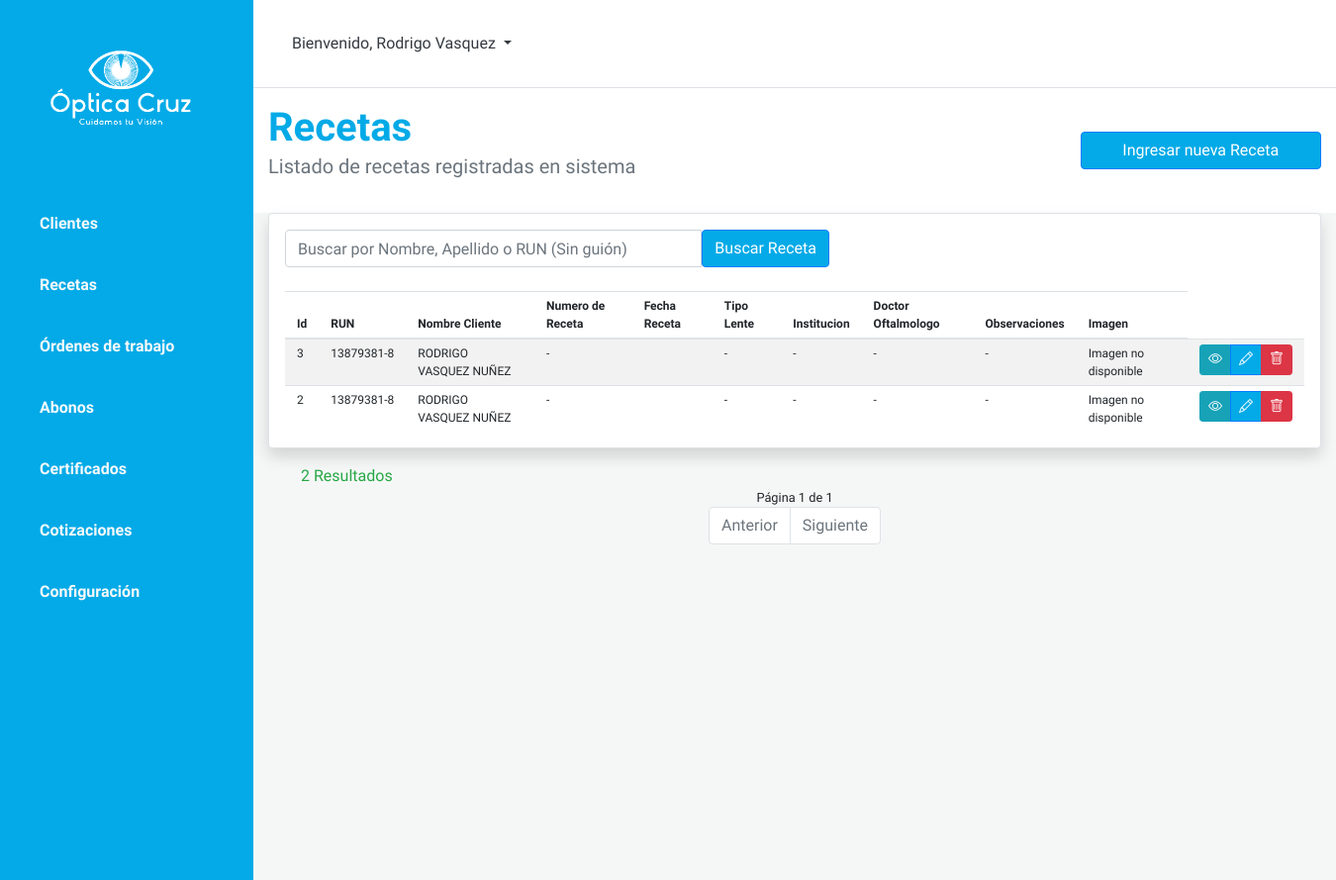
Page /receta_list on the earlier database version.
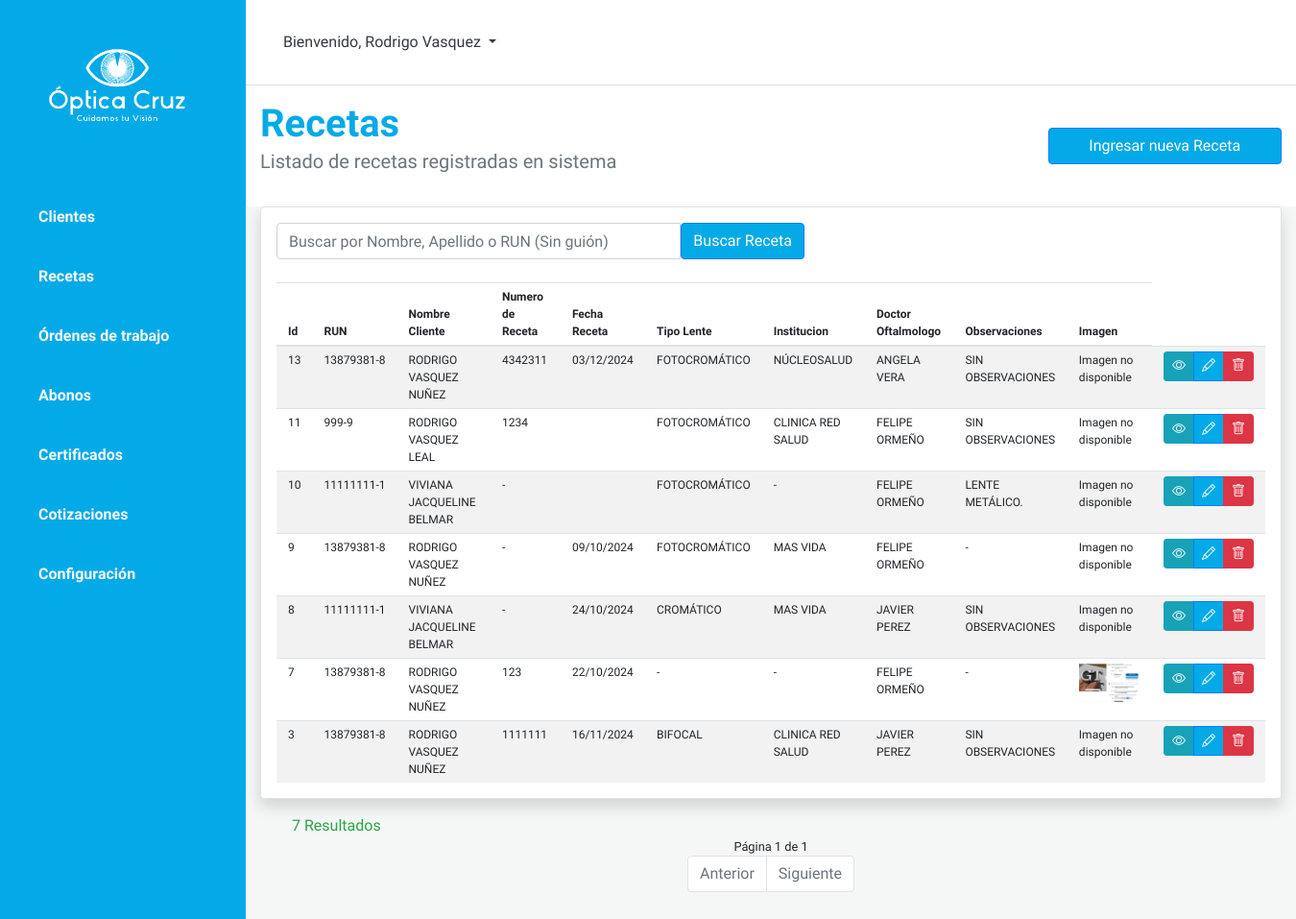
Same page on the later database version.
### optica/models.py (models this page shows, shortened)
class Receta(models.Model):
    idReceta = models.BigAutoField(primary_key=True, verbose_name="ID receta")
    rutCliente = models.ForeignKey(Cliente, on_delete=models.CASCADE, verbose_name="RUN Cliente")
    rutAdministrador = models.ForeignKey(Administrador, on_delete=models.CASCADE, null=True, blank=True, verbose_name="RUN Administrador")
    rutTecnico = models.ForeignKey(Tecnico, on_delete=models.CASCADE, null=True, blank=True, verbose_name="RUN Técnico")
    rutAtendedor = models.ForeignKey(Atendedor, on_delete=models.CASCADE, null=True, blank=True, verbose_name="RUN Atendedor")
    dvRutCliente = models.CharField(max_length=1, null=True, blank=True, verbose_name="Dígito")
    nombreCliente = models.CharField(max_length=20, null=True, blank=True, verbose_name="Nombre")
    apPaternoCliente = models.CharField(max_length=20, null=True, blank=True, verbose_name="Apellido Paterno")
    apMaternoCliente = models.CharField(max_length=20, null=True, blank=True, verbose_name="Apellido Materno")
    celularCliente = models.IntegerField(null=True, blank=True, verbose_name="Celular")
    telefonoCliente = models.IntegerField(null=True, blank=True, verbose_name="Teléfono")
    numeroReceta = models.IntegerField(null=True, blank=True, verbose_name="Número de Receta")
    fechaReceta = models.DateField(null=True, blank=True, verbose_name="Fecha Receta")
    creacionReceta = models.DateTimeField(auto_now_add=True, verbose_name="Creado el día")
    imagenReceta = models.ImageField(upload_to='imagenes/', null=True, blank=True, verbose_name="Imagen")
    lejosOdEsfera = models.CharField(max_length=10, null=True, blank=True, verbose_name="Esfera")
    lejosOdCilindro = models.CharField(max_length=10, null=True, blank=True, verbose_name="Cilindro")
    lejosOdEje = models.CharField(max_length=10, null=True, blank=True, verbose_name="Eje")
    lejosOiEsfera = models.CharField(max_length=10, null=True, blank=True, verbose_name="Esfera")
    lejosOiCilindro = models.CharField(max_length=10, null=True, blank=True, verbose_name="Cilindro")
    lejosOiEje = models.CharField(max_length=10, null=True, blank=True, verbose_name="Eje")
    dpLejos = models.CharField(max_length=10, null=True, blank=True, verbose_name="Distancia Pupilar")
    cercaOdEsfera = models.CharField(max_length=10, null=True, blank=True, verbose_name="Esfera")
    cercaOdCilindro = models.CharField(max_length=10, null=True, blank=True, verbose_name="Cilindro")
    cercaOdEje = models.CharField(max_length=10, null=True, blank=True, verbose_name="Eje")
    cercaOiEsfera = models.CharField(max_length=10, null=True, blank=True, verbose_name="Esfera")
    cercaOiCilindro = models.CharField(max_length=10, null=True, blank=True, verbose_name="Cilindro")
    cercaOiEje = models.CharField(max_length=10, null=True, blank=True, verbose_name="Eje")
    dpCerca = models.CharField(max_length=10, null=True, blank=True, verbose_name="Distancia Pupilar")
    tipoLente = models.CharField(max_length=20, null=True, blank=True, verbose_name="Tipo de Lente")
    institucion = models.CharField(max_length=20, null=True, blank=True, verbose_name="Institucion")
    doctorOftalmologo = models.CharField(max_length=40, null=True, blank=True, verbose_name="Médico Oftalmología")
    observacionReceta = models.CharField(max_length=300, null=True, blank=True, verbose_name="Observaciones")

class Cliente(models.Model):
    rutCliente = models.IntegerField(primary_key=True, verbose_name="RUN Cliente")
    dvRutCliente = models.CharField(max_length=1, verbose_name="Digito")
    nombreCliente = models.CharField(max_length=20, verbose_name="Nombre")
    apPaternoCliente = models.CharField(max_length=20, verbose_name="Apellido Paterno")
    apMaternoCliente = models.CharField(max_length=20, null=True, blank=True, verbose_name="Apellido Materno")
    celularCliente = models.IntegerField(null=True, blank=True, verbose_name="Celular")
    telefonoCliente = models.IntegerField(null=True, blank=True, verbose_name="Teléfono")
    emailCliente = models.EmailField(max_length=50, null=True, blank=True, verbose_name="Correo Electrónico")
    direccionCliente = models.CharField(max_length=100, null=True, blank=True, verbose_name="Dirección")
    creacionCliente = models.DateTimeField(auto_now_add=True, verbose_name="Creado el día")
    def __str__(self):
        return f"{self.rutCliente}"

### optica/views.py (the view)
# urls.py: path('receta_list', views.ListarRecetaView.as_view(), name='receta_list'),
class ListarRecetaView(generic.ListView):
    model = Receta
    paginate_by = 8
    ordering = ['-creacionReceta']
    def get_queryset(self) -> QuerySet[Any]:
        q = self.request.GET.get('q')
        if q:
            return Receta.objects.filter(
                Q(rutCliente__nombreCliente__icontains=q) |
                Q(rutCliente__apPaternoCliente__icontains=q) |
                Q(rutCliente__rutCliente__icontains=q)
            )
        return super().get_queryset()

### optica/templates/optica/receta_list.html (shortened to what this page needs)
{% extends 'optica/base.html' %}
{% load static %}
{% block content%}
<div id="content" class="bg-grey w-100">
    <section class="bg-light py-3">
        <div class="container">
            <div class="row">
                <div class="col-lg-9 col-md-8">
                    <h1 class="font-weight-bold mb-0">Recetas</h1>
                    <p class="lead text-muted">Listado de recetas registradas en sistema</p>
                </div>
                <div class="col-lg-3 col-md-4 d-flex">
                    <a href="{% url 'receta_new' %}" class="btn btn-primary w-100 align-self-center">
                        Ingresar nueva Receta</a>
                </div>
            </div>
        </div>
    </section>
    <div class="mt-0">
        <div class="container-fluid w-100">
            <div class="card border border-1 shadow rounded p-3 ">
                <form action="" style="max-width: 550px;">
                    <div class="input-group">
                        <input type="text" class="form-control"
                            placeholder="Buscar por Nombre, Apellido o RUN (Sin guión)" name="q"
                            value="{{ request.GET.q }}">
                        <button class="btn btn-primary">
                            Buscar Receta
                        </button>
                    </div>
                </form>
                <br>
                <table class="table table-condensed table-striped mb-0">
                    <thead>
                        <tr>
                            <th scope="col">Id</th>
                            <th scope="col">RUN</th>
                            <th scope="col">Nombre Cliente</th>
                            <th scope="col">Numero de Receta</th>
                            <th scope="col">Fecha Receta</th>
                            <th scope="col">Tipo Lente</th>
                            <th scope="col">Institucion</th>
                            <th scope="col">Doctor Oftalmologo</th>
                            <th scope="col">Observaciones</th>
                            <th scope="col">Imagen</th>
                        </tr>
                    </thead>
                    <tbody>
                        {% for receta in object_list %}
                        <tr>
                            <td>{{ receta.idReceta |default:'-' }}</td>
                            <td>{{ receta.rutCliente }}-{{ receta.dvRutCliente }}</td>
                            <td class="text-uppercase">{{ receta.nombreCliente }} {{ receta.apPaternoCliente }}
                                {{ receta.apMaternoCliente |default:'' }}</td>
                            <td>{{ receta.numeroReceta |default:'-' }}</td>
                            <td>{{ receta.fechaReceta |date:'d/m/Y' }}</td>
                            <td class="text-uppercase">{{ receta.tipoLente |default:'-' }}</td>
                            <td class="text-uppercase">{{ receta.institucion |default:'-' }}</td>
                            <td class="text-uppercase">{{ receta.doctorOftalmologo |default:'-' }}</td>
                            <td class="text-uppercase">{{ receta.observacionReceta |default:'-' }}</td>
                            <td>
                                {% if receta.imagenReceta %}
                                <img src="{{ receta.imagenReceta.url }}" height="40" data-bs-toggle="modal"
                                    data-bs-target="#imagenModal-{{ receta.idReceta }}" style="cursor: pointer;" />
                                {% else %}
                                <span>Imagen no disponible</span>
                                {% endif %}
                            </td>
                            <td>
                                <div class="btn-group btn-group-sm">
                                    <button type="button" class="btn btn-info" data-bs-toggle="modal"
                                        data-bs-target="#recetaModal{{ receta.idReceta }}">
                                        <i class="bi bi-eye"></i>
                                    </button>
                                    <a href="{% url 'receta_edit' receta.pk %}" class="btn btn-primary">
                                        <i class="bi bi-pencil"></i>
                                    </a>
                                    <button type="button" class="btn btn-danger" data-bs-toggle="modal"
                                        data-bs-target="#eliminarRecetaModal{{ receta.idReceta }}">
                                        <i class="bi bi-trash"></i>
                                    </button>
                                </div>
                            </td>
                        </tr>
                        {% endfor %}
                    </tbody>
                </table>
            </div>
        </div>
        <div class="text-success text-left mt-3 ml-5">
            {{ page_obj.paginator.count }} Resultado{{ page_obj.paginator.count|pluralize }}
        </div>
        <div class="d-flex justify-content-center">
            <small class="d-none d-sm-inline-block text-body">
                Página {{ page_obj.number }} de {{ page_obj.paginator.num_pages }}
            </small>
        </div>
        <section>
            <nav aria-label="Page navigation">
                <ul class="pagination justify-content-center">
                    {% if page_obj.has_previous %}
                    <li class="page-item">
                        <a class="page-link" href="{% url 'receta_list' %}?page={{ page_obj.previous_page_number }}"
                            aria-label="Anterior">
                            <span aria-hidden="true">
                                Anterior </span>
                        </a>
                    </li>
                    {% else %}
                    <li class="page-item disabled">
                        <a class="page-link" href="#" aria-label="Anterior">
                            <span aria-hidden="true">
                                Anterior </span>
                        </a>
                    </li>
                    {% endif %}
                    {% if page_obj.has_next %}
                    <li class="page-item">
                        <a class="page-link" href="{% url 'receta_list' %}?page={{ page_obj.next_page_number }}"
                            aria-label="Siguiente">
                            <span aria-hidden="true">
                                Siguiente
                            </span>
                        </a>
                    </li>
                    {% else %}
                    <li class="page-item disabled">
                        <a class="page-link" href="#" aria-label="Siguiente">
                            <span aria-hidden="true">
                                Siguiente
                            </span>
                        </a>
                    </li>
                    {% endif %}
                </ul>
            </nav>
        </section>
    </div>
</div>
{% endblock content %}

### optica/templates/optica/base.html (shortened to what this page needs)
{% load static %}
<!DOCTYPE html>
<html lang="es">
<head>
    <link rel="stylesheet" href="https://cdnjs.cloudflare.com/ajax/libs/toastr.js/latest/toastr.min.css">
    <link rel="stylesheet" href="https://stackpath.bootstrapcdn.com/bootstrap/4.3.1/css/bootstrap.min.css"
>
    <link rel="stylesheet" href="{% static 'bootstrap/css/styles.css' %}">
    <link href="https://unpkg.com/ionicons@4.5.10-0/dist/css/ionicons.min.css" rel="stylesheet">
    <link href="https://cdn.jsdelivr.net/npm/bootstrap-icons/font/bootstrap-icons.css" rel="stylesheet">
</head>
<body>
    <div class="d-flex" id="content-wrapper">
        <div id="sidebar-container" class="bg-primary">
            <div class="logo">
                <a href="{% url 'cliente_list' %}">
                    <img src="{% static '/images/Optica_Cruz_Blanco.png' %}" alt="Descripción de la imagen"
                        style="width: 180px; height: auto;">
                </a>
            </div>
            <div class="menu">
                <a href="{% url 'cliente_list' %}" class="d-block text-light p-3 border-0">
                    Clientes</a>
                <a href="{% url 'receta_list' %}" class="d-block text-light p-3 border-0">
                    Recetas</a>
                <a href="{% url 'ordenTrabajo_list' %}" class="d-block text-light p-3 border-0">
                    Órdenes de trabajo</a>
                <a href="#" class="d-block text-light p-3 border-0">
                    Abonos</a>
                <a href="#" class="d-block text-light p-3 border-0">
                    Certificados</a>
                <a href="#" class="d-block text-light p-3 border-0">
                    Cotizaciones</a>
                <a href="#" class="d-block text-light p-3 border-0">
                    Configuración</a>
            </div>
        </div>
        <div class="w-100">
            <nav class="navbar navbar-expand-lg navbar-light bg-light border-bottom">
                <div class="container">
                    <div class="collapse navbar-collapse" id="navbarSupportedContent">
                        <section class="bg-light py-3">
                            <ul class="navbar-nav ml-auto mt-2 mt-lg-0">
                                <li class="nav-item dropdown">
                                    <a class="nav-link text-dark dropdown-toggle" href="#" id="navbarDropdown"
                                        role="button" data-toggle="dropdown" aria-haspopup="true" aria-expanded="false">
                                        Bienvenido, Rodrigo Vasquez
                                    </a>
                                </li>
                            </ul>
                        </section>
                    </div>
                </div>
            </nav>
            {% block content%}
            {% endblock %}
</body>
</html>

### optica/templates/optica/receta_list.html (style rules this page uses)
.table-condensed { font-size: 12px; }
.table-condensed th, .table-condensed td { padding-top: 5px; padding-bottom: 5px; }

Differences in the rows shown:
removed Receta: idReceta "2", rutCliente "13879381", dvRutCliente "8", nombreCliente "RODRIGO", apPaternoCliente "VASQUEZ", apMaternoCliente "NUÑEZ", numeroReceta "-", tipoLente "-", institucion "-", doctorOftalmologo "-", observacionReceta "-", imagenReceta "Imagen no disponible"
added Receta: idReceta "13", rutCliente "13879381", dvRutCliente "8", nombreCliente "RODRIGO", apPaternoCliente "VASQUEZ", apMaternoCliente "NUÑEZ", numeroReceta "4342311", fechaReceta "03/12/2024", tipoLente "FOTOCROMÁTICO", institucion "NÚCLEOSALUD", doctorOftalmologo "ANGELA VERA", observacionReceta "SIN OBSERVACIONES", imagenReceta "Imagen no disponible"
added Receta: idReceta "11", rutCliente "999", dvRutCliente "9", nombreCliente "RODRIGO", apPaternoCliente "VASQUEZ", apMaternoCliente "LEAL", numeroReceta "1234", tipoLente "FOTOCROMÁTICO", institucion "CLINICA RED SALUD", doctorOftalmologo "FELIPE ORMEÑO", observacionReceta "SIN OBSERVACIONES", imagenReceta "Imagen no disponible"
added Receta: idReceta "10", rutCliente "11111111", dvRutCliente "1", nombreCliente "VIVIANA JACQUELINE", apPaternoCliente "BELMAR", numeroReceta "-", tipoLente "FOTOCROMÁTICO", institucion "-", doctorOftalmologo "FELIPE ORMEÑO", observacionReceta "LENTE METÁLICO.", imagenReceta "Imagen no disponible"
added Receta: idReceta "9", rutCliente "13879381", dvRutCliente "8", nombreCliente "RODRIGO", apPaternoCliente "VASQUEZ", apMaternoCliente "NUÑEZ", numeroReceta "-", fechaReceta "09/10/2024", tipoLente "FOTOCROMÁTICO", institucion "MAS VIDA", doctorOftalmologo "FELIPE ORMEÑO", observacionReceta "-", imagenReceta "Imagen no disponible"
added Receta: idReceta "8", rutCliente "11111111", dvRutCliente "1", nombreCliente "VIVIANA JACQUELINE", apPaternoCliente "BELMAR", numeroReceta "-", fechaReceta "24/10/2024", tipoLente "CROMÁTICO", institucion "MAS VIDA", doctorOftalmologo "JAVIER PEREZ", observacionReceta "SIN OBSERVACIONES", imagenReceta "Imagen no disponible"
added Receta: idReceta "7", rutCliente "13879381", dvRutCliente "8", nombreCliente "RODRIGO", apPaternoCliente "VASQUEZ", apMaternoCliente "NUÑEZ", numeroReceta "123", fechaReceta "22/10/2024", tipoLente "-", institucion "-", doctorOftalmologo "FELIPE ORMEÑO", observacionReceta "-", imagenReceta (picture)
changed Receta id 3: numeroReceta "-" → "1111111"; fechaReceta (not shown) → "16/11/2024"; tipoLente "-" → "BIFOCAL"; institucion "-" → "CLINICA RED SALUD"; doctorOftalmologo "-" → "JAVIER PEREZ"; observacionReceta "-" → "SIN OBSERVACIONES"
Other differences:
{{ page_obj.paginator.count }}: "2" → "7"
